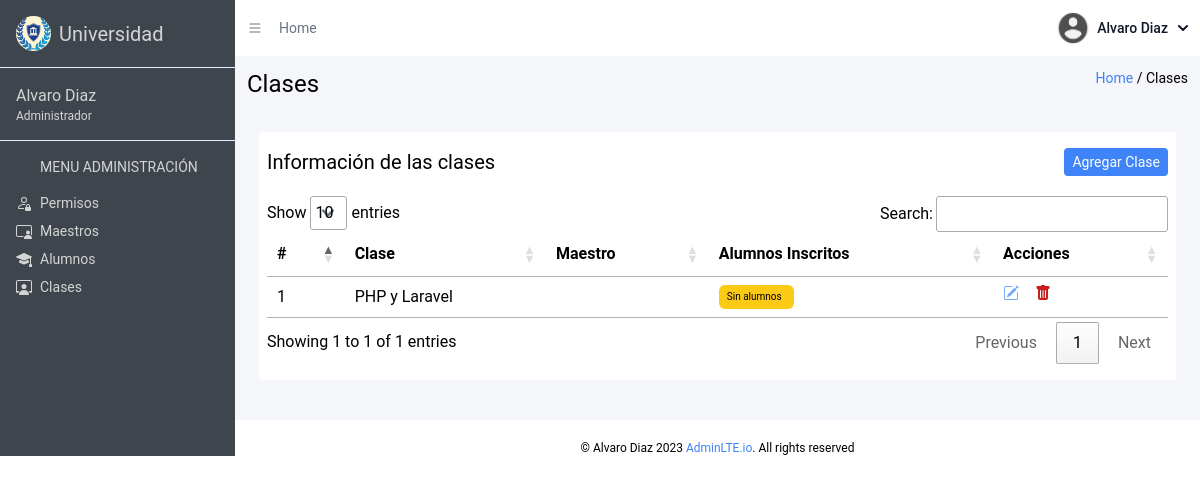
The page /view/admin_views/clases.php (signed in) on the database as committed earlier.
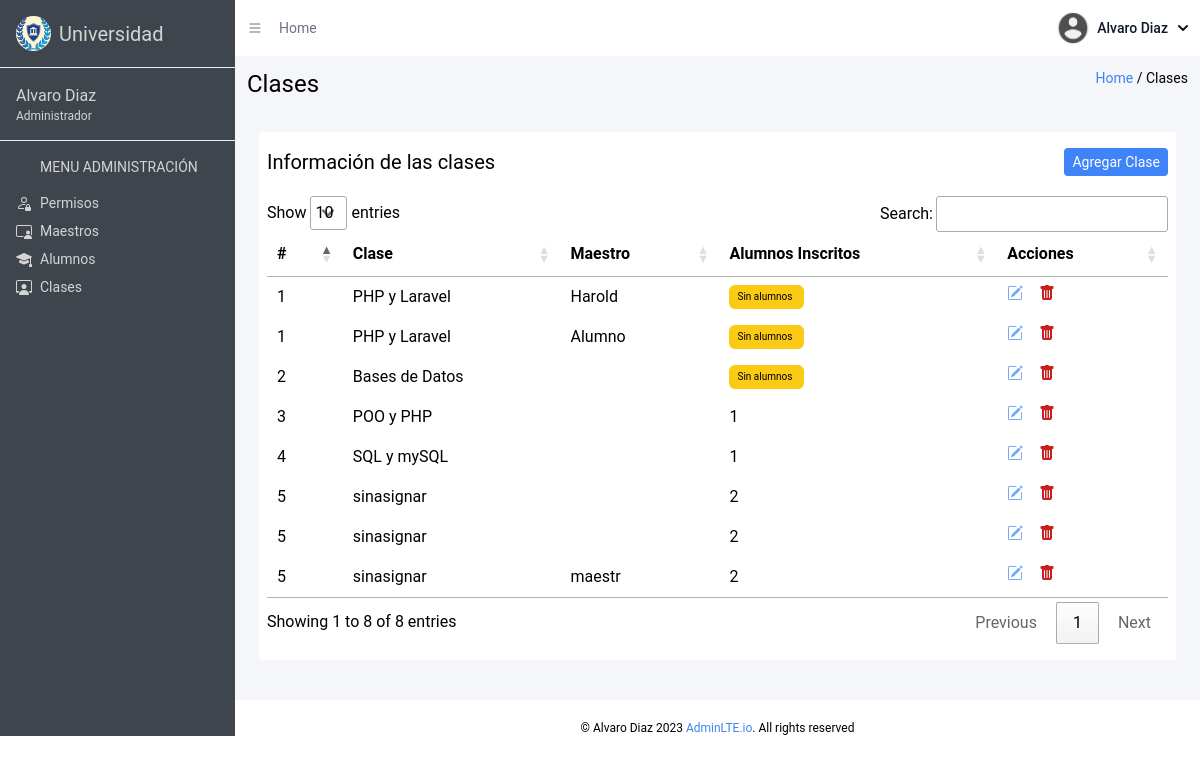
The same page on the database as committed later.
### tables this page shows
CREATE TABLE `materia` (
  `id` int(11) NOT NULL,
  `nombre` varchar(20) NOT NULL,
  `descripcion` varchar(100) NOT NULL
);

CREATE TABLE `usuario` (
  `id` int(11) NOT NULL,
  `email` varchar(20) NOT NULL,
  `password` varchar(30) NOT NULL,
  `rol` int(11) NOT NULL DEFAULT 1,
  `nombre` varchar(20) NOT NULL,
  `apellido` varchar(20) NOT NULL,
  `contacto` int(11) NOT NULL,
  `estado` tinyint(1) DEFAULT 1
);

### model/Admin.php (called while the page is built, shortened)
<?php
class Admin {
    private $nombre;
    private $apellido;
    public function __construct($email, $password, $rol, $nombre, $apellido, $contacto, $estado) {
        $this->nombre = $nombre;
        $this->apellido = $apellido;
    }
    public function mostrarNombre() {
        return $this->nombre;
    }
    public function mostrarApellido() {
        return $this->apellido;
    }
}
?>

### view/admin_views/clases.php (the view, shortened to what this page needs)
<?php
require_once("../../model/Admin.php");
$admin = new Admin($_SESSION["user"]["email"], $_SESSION["user"]["password"], $_SESSION["user"]["rol"] , $_SESSION["user"]["nombre"], $_SESSION["user"]["apellido"], $_SESSION["user"]["contacto"], $_SESSION["user"]["estado"]);
?>
<!DOCTYPE html>
<html lang="en">
<head>
  <link href="../../dist/output.css" rel="stylesheet">
  <link rel="stylesheet" href="https://cdn.datatables.net/1.13.6/css/jquery.dataTables.css" />
</head>
<body class="h-[100vh]">
  <div class="text-2xl flex h-full">
    <aside id="toggle-menu" class="menu w-[235px] min-w-[235px] text-sm bg-[#3f454c] text-neutral-300">
      <div class="logo p-4 flex gap-2 items-center border-b-[1px] border-solid border-blue-100">
        <div class="img rounded-full grid place-items-center w-[35px] h-[35px]"><img class="rounded-full h-full w-full" src="../../assets/logo-small.png" alt="uni"></div>
        <h2 class="text-xl">Universidad</h2>
      </div>
      <div class="rol p-4 border-b-[1px] border-solid border-blue-100">
        <p class="text-base"><?=$admin->mostrarNombre()?> <?=$admin->mostrarApellido()?></p>
        <p class="text-xs">Administrador</p>
      </div>
      <div class="p-4">
        <p class="pb-4 pl-6">MENU ADMINISTRACIÓN</p>
        <nav>
          <ul>
            <li>
              <a href="./permisos.php" class="flex gap-2 items-center pb-2 hover:">
                <div class="img">
                </div>
                <p>Permisos</p>
              </a>
            </li>
            <li>
              <a href="./maestros.php" class="flex gap-2 items-center pb-2 hover:">
                <div class="img">
                </div>
                <p>Maestros</p>
              </a>
            </li>
            <li>
              <a href="./alumnos.php" class="flex gap-2 items-center pb-2 hover:">
                <div class="img">
                </div>
                <p>Alumnos</p>
              </a>
            </li>
            <li>
              <a href="./clases.php" class="flex gap-2 items-center pb-2 hover:">
                <div class="img">
                </div>
                <p>Clases</p>
              </a>
            </li>
          </ul>
        </nav>
      </div>
    </aside>
    <main id="toggle-bg" class="w-full">
      <section class="bg-white flex items-center justify-between text-sm p-3 text-gray-500">
        <div href="#" class="flex gap-4 items-center">
          <button id="toggle-btn" class="img no-underline">
          </button>
          <h2>Home</h2>
        </div>
        <a href="#" class="flex gap-3 items-center">
          <button id="dropdownAvatarNameButton" data-dropdown-toggle="dropdownAvatarName" class="flex items-center text-sm font-medium text-gray-900 rounded-full hover:text-blue-600 dark:hover:text-blue-500 md:mr-0 focus:ring-4 focus:ring-gray-100 dark:focus:ring-gray-700 dark:text-white" type="button">
            <img class="w-8 h-8 mr-2 rounded-full" src="../../assets/user.png" alt="photo">
            <?=$admin->mostrarNombre()?> <?=$admin->mostrarApellido()?>
            <svg class="w-2.5 h-2.5 ml-2.5" aria-hidden="true" xmlns="http://www.w3.org/2000/svg" fill="none" viewBox="0 0 10 6">
              <path stroke="currentColor" stroke-linecap="round" stroke-linejoin="round" stroke-width="2" d="m1 1 4 4 4-4" />
            </svg>
          </button>
        </a>
      </section>
      <section class="bg-[#F5F6FA] pb-10">
        <div class="title flex justify-between p-3">
          <h2 class="text-2xl">Clases</h2>
          <div class="path text-sm">
            <span class="text-blue-500">Home</span> / Clases
          </div>
        </div>
        <div class="content text-xs mt-5 mx-2 py-2 overflow-x-auto md:text-sm md:px-2 md:py-4 bg-white rounded lg:text-base lg:mx-6">
          <div class="flex justify-between border-b-gray-500 mb-5">
            <h2 class="text-lg lg:text-xl">Información de las clases</h2>
            <button class="bg-blue-500 text-white rounded px-2 py-1 text-xs lg:text-sm" id="crear-maestro-btn">Agregar Clase</button>
          </div>
          <table id="myTable" class="table table-auto">
            <thead class="">
              <tr>
                <th>#</th>
                <th>Clase</th>
                <th>Maestro</th>
                <th>Alumnos Inscritos</th>
                <th>Acciones</th>
              </tr>
            </thead>
            <tbody>
              <?php
              include($_SERVER["DOCUMENT_ROOT"] . "/controller/conn.php");
                $sql = $conn->query("SELECT
                                        m.id AS materia_id,
                                        m.nombre AS materia_nombre,
                                        u.id AS usuario_id,
                                        u.nombre AS usuario_nombre,
                                        COALESCE(sub.num_usuarios_rol3, 0) AS numero_usuarios_rol3
                                    FROM
                                        materia m
                                    LEFT JOIN
                                        cursousuario cu ON m.id = cu.materia_id
                                    LEFT JOIN
                                        usuario u ON cu.usuario_id = u.id AND u.rol = 2
                                    LEFT JOIN (
                                        SELECT
                                            materia_id,
                                            COUNT(*) as num_usuarios_rol3
                                        FROM
                                            cursousuario cu2
                                        JOIN
                                            usuario u2 ON cu2.usuario_id = u2.id
                                        WHERE
                                            u2.rol = 3
                                        GROUP BY
                                            cu2.materia_id
                                    ) AS sub ON m.id = sub.materia_id;");
                if ($sql->num_rows > "0") {
                while($datos = $sql->fetch_object()) { ?>
              <tr>
                <td><?= $datos->materia_id ?></td>
                <td><?= $datos->materia_nombre ?></td>
                <td><?= $datos->usuario_nombre ?></td>
                <td>
                  <?php
                   switch ($datos->numero_usuarios_rol3) {
                    case 0:
                        echo '<span class="bg-yellow-300 text-[10px] px-2 rounded-md grid items-center w-[75px]">Sin alumnos</span>';
                        break;
                    default:
                        echo $datos->numero_usuarios_rol3;
                        break;
                  }
                  ?>
                </td>
                <td class="flex gap-2 lg:gap-4 items-center justify-start">
                  <button class="text-blue-400 flex justify-center editar-maestro-btn">
                  </button>
                  <button class="text-red-700 flex justify-center borrar-maestro-btn">
                  </button>
                </td>
              </tr>
              <?php }} ?>
            </tbody>
          </table>
        </div>
      </section>
      <footer>
        <div class="footer text-xs text-center mt-5">
          <p>&#169 Alvaro Diaz 2023 <span class="text-blue-500">AdminLTE.io</span>. All rights reserved</p>
        </div>
      </footer>
    </main>
  </div>
</body>
</html>

Rows that differ between the two databases and show on the page:
now on one of the page's lists (row unchanged): materia: id "1", nombre "PHP y Laravel", usuario.nombre "Alumno"
shown differently, row unchanged: materia "PHP y Laravel": usuario.nombre (not shown) → "Harold"
added materia: id "2", nombre "Bases de Datos", shows "Sin alumnos"
added materia: id "3", nombre "POO y PHP", numero_usuarios_rol3 "1"
added materia: id "4", nombre "SQL y mySQL", numero_usuarios_rol3 "1"
added materia: id "5", nombre "sinasignar", numero_usuarios_rol3 "2", usuario.nombre "maestr"
Other text that changed with them:
text written by a page script: "Show entries Search: Showing 1 to 1 of 1 entries Previous 1 Next" → "Show entries Search: Showing 1 to 8 of 8 entries Previous 1 Next"
